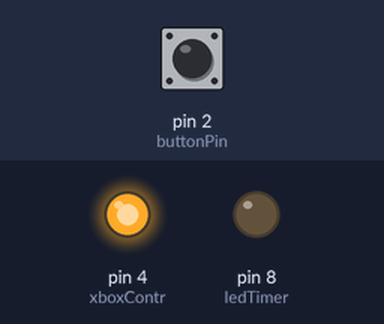
Recording of a sketch running on a simulated Arduino Uno, built with avr-gcc and run on an emulated ATmega328P. On the bench: output pins drawn as LEDs (lit = HIGH). The test bench sets the inputs (shaded band); at power-on: pin 2 (buttonPin) LOW.

Above: at 0.1 s.
At 14.1 s:
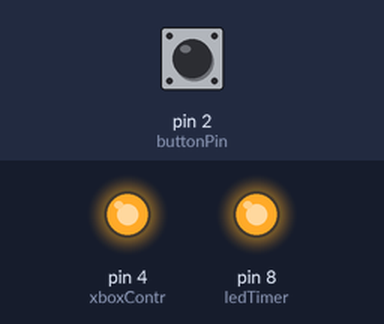
At 30.1 s:
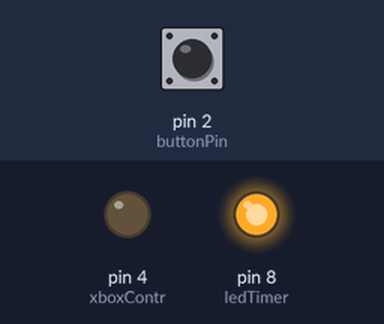
Timing chart, 0 to 31.6 s (numbered marks = the images above):
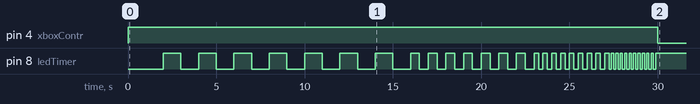

The sketch:

xboxTimer.ino
```cpp
const int xboxContr = 4;

const long timeOut = 30000;  //10min 600000

unsigned long previousMillis = 0;
unsigned long interval = 1000;
bool halfInterval = false;
bool quarterInterval = false;
bool lastMinute = false;
int ledState = HIGH;
const int ledTimer = 8;

const int buttonPin = 2;
int buttonState = 0;

void setup() {
  pinMode(xboxContr, OUTPUT);
  pinMode(ledTimer, OUTPUT);
  digitalWrite(xboxContr, HIGH);
  pinMode(buttonPin, INPUT);
}

void (*resetFunc)(void) = 0;  //declare reset function @ address 0

void loop() {
  unsigned long currentMillis = millis();
  if (currentMillis >= timeOut) {
    digitalWrite(xboxContr, LOW);
    buttonState = digitalRead(buttonPin);
    if (buttonState == HIGH) {
      Serial.println("resetting");
      resetFunc();  //call reset
    }
  } else {
    if (currentMillis - previousMillis >= interval) {
      if (!halfInterval && currentMillis > timeOut * 0.5) {
        interval = (interval / 2);
        halfInterval = true;
      }
      if (!quarterInterval && currentMillis > timeOut * 0.75) {
        interval = (interval / 2);
        quarterInterval = true;
      }
      if (!lastMinute && currentMillis > timeOut * 0.9) {
        interval = (interval / 2);
        lastMinute = true;
      }
      previousMillis = currentMillis;
      if (ledState == LOW) {
        ledState = HIGH;
      } else {
        ledState = LOW;
      }
      digitalWrite(ledTimer, ledState);
    }
  }
}
```

Measured:
- by itself, pin 4 (xboxContr): HIGH → LOW at 30.0 s
- by itself, pin 8 (ledTimer): goes 7 × (HIGH 1.0 s, LOW 1.0 s), 7 × (HIGH 0.50 s, LOW 0.50 s), 8 × (HIGH 0.25 s, LOW 0.25 s), HIGH 0.25 s, 10 × (LOW 0.12 s, HIGH 0.12 s), LOW 0.12 s, then HIGH
